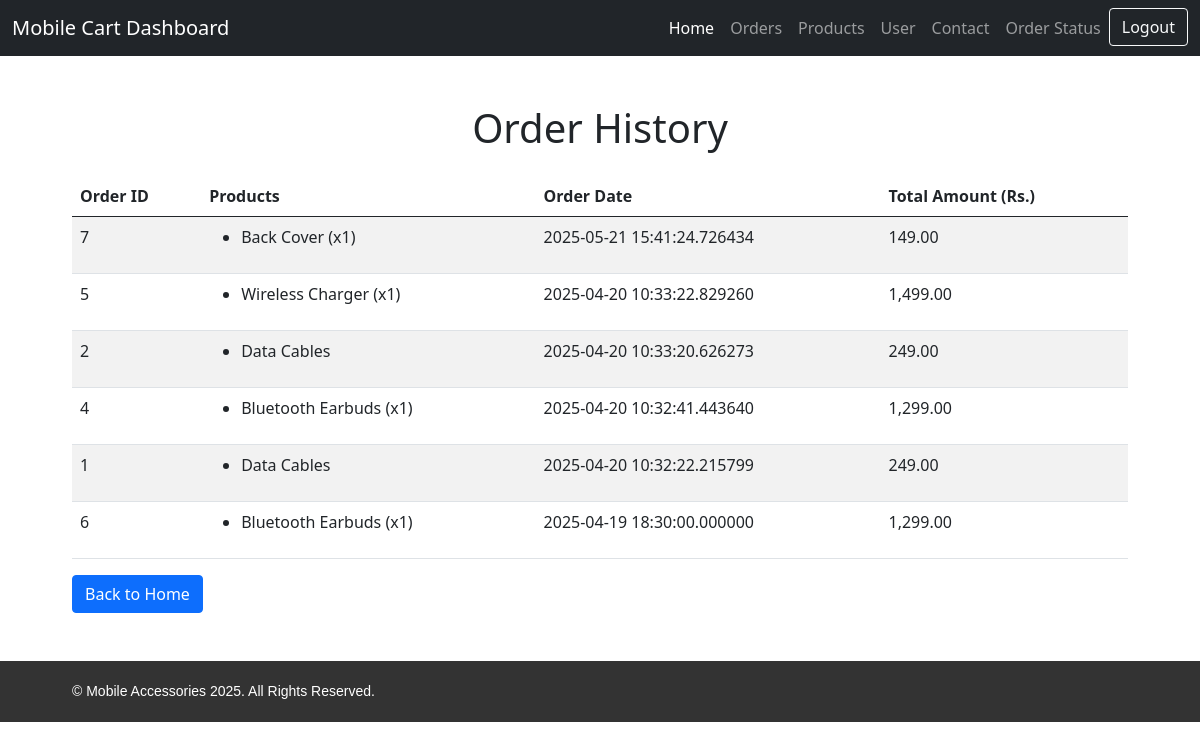
/orders.php, run on the app's committed database.
### tables this page shows
CREATE TABLE `orders` (
  `order_id` int(10) NOT NULL,
  `product` varchar(500) NOT NULL,
  `pdprice` int(5) NOT NULL,
  `created_at` timestamp(6) NOT NULL DEFAULT current_timestamp(6) ON UPDATE current_timestamp(6),
  `total_amount` int(4) NOT NULL,
  `order_date` timestamp(6) NOT NULL DEFAULT current_timestamp(6) ON UPDATE current_timestamp(6),
  `status` varchar(20) NOT NULL,
  `quantity` int(11) NOT NULL
);

### orders.php (the view, shortened to what this page needs)
<?php
include "./navdash.php";
require 'db1.php';
try {
    $query = "SELECT order_id, order_date, total_amount, product, quantity
              FROM orders
              ORDER BY order_date DESC, order_id DESC";
    $stmt = $pdo->prepare($query);
    $stmt->execute();
    $orders = $stmt->fetchAll(PDO::FETCH_ASSOC);
} catch (PDOException $e) {
    echo "<div class='alert alert-danger'>Error fetching orders: " . htmlspecialchars($e->getMessage()) . "</div>";
    exit;
}
?>
<!DOCTYPE html>
<html lang="en">
<head>
    <link href="https://cdn.jsdelivr.net/npm/bootstrap@5.0.2/dist/css/bootstrap.min.css" rel="stylesheet">
</head>
<body>
<div class="container mt-5">
    <h1 class="text-center">Order History</h1>
    <table class="table table-striped mt-4">
        <thead>
            <tr>
                <th>Order ID</th>
                <th>Products</th>
                <th>Order Date</th>
                <th>Total Amount (Rs.)</th>
            </tr>
        </thead>
        <tbody>
        <?php
        if (!empty($orders)) {
            $current_order_id = null;
            $product_list = [];
            $order_date = '';
            $total_amount = 0;
            foreach ($orders as $order) {
                if ($current_order_id !== $order['order_id']) {
                    if ($current_order_id !== null) {
                        echo "<tr><td>{$current_order_id}</td><td><ul>";
                        foreach ($product_list as $product) {
                            echo "<li>{$product['name']}</li>";
                        }
                        echo "</ul></td><td>{$order_date}</td><td>" . number_format($total_amount, 2) . "</td></tr>";
                    }
                    $current_order_id = $order['order_id'];
                    $order_date = $order['order_date'];
                    $total_amount = $order['total_amount'];
                    $product_list = [];
                }
                $product_list[] = ['name' => $order['product'], 'quantity' => $order['quantity']];
            }
            if ($current_order_id !== null) {
                echo "<tr><td>{$current_order_id}</td><td><ul>";
                foreach ($product_list as $product) {
                    echo "<li>{$product['name']}</li>";
                }
                echo "</ul></td><td>{$order_date}</td><td>" . number_format($total_amount, 2) . "</td></tr>";
            }
        } else {
            echo "<tr><td colspan='4' class='text-center'>No orders found.</td></tr>";
        }
        ?>
        </tbody>
    </table>
    <a href="dashboard.php" class="btn btn-primary">Back to Home</a>
</div>
<br><br>
<?php include 'footer.php'; ?>
</body>
</html>

### footer.php (style rules this page uses)
.container { width: 90%; margin: 0 auto; }

### data on the page
orders: order_id "5", product "Wireless Charger (x1)", order_date "2025-04-20 10:33:22.829260", total_amount "1,499.00"
orders: order_id "7", product "Back Cover (x1)", order_date "2025-05-21 15:41:24.726434", total_amount "149.00"
orders: order_id "2", order_date "2025-04-20 10:33:20.626273", total_amount "249.00"
orders: name "Data Cables", order_id "4", product "Bluetooth Earbuds (x1)", order_date "2025-04-20 10:32:41.443640", total_amount "1,299.00"
orders: order_id "1", order_date "2025-04-20 10:32:22.215799", total_amount "249.00"
orders: name "Data Cables", order_id "6", product "Bluetooth Earbuds (x1)", order_date "2025-04-19 18:30:00.000000", total_amount "1,299.00"
